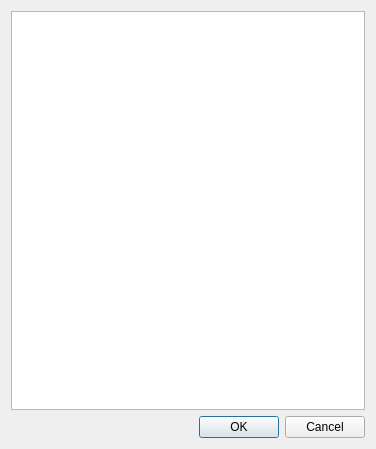
<?xml version="1.0" encoding="UTF-8"?>
<ui version="4.0">
 <class>Dialog</class>
 <widget class="QDialog" name="Dialog">
  <property name="geometry">
   <rect>
    <x>0</x>
    <y>0</y>
    <width>376</width>
    <height>449</height>
   </rect>
  </property>
  <property name="windowTitle">
   <string>Load Settings</string>
  </property>
  <layout class="QVBoxLayout" name="verticalLayout">
   <item>
    <widget class="QTextBrowser" name="textBrowser"/>
   </item>
   <item>
    <widget class="QDialogButtonBox" name="buttonBox">
     <property name="orientation">
      <enum>Qt::Horizontal</enum>
     </property>
     <property name="standardButtons">
      <set>QDialogButtonBox::Cancel|QDialogButtonBox::Ok</set>
     </property>
    </widget>
   </item>
  </layout>
 </widget>
 <resources/>
 <connections>
  <connection>
   <sender>buttonBox</sender>
   <signal>accepted()</signal>
   <receiver>Dialog</receiver>
   <slot>accept()</slot>
   <hints>
    <hint type="sourcelabel">
     <x>248</x>
     <y>254</y>
    </hint>
    <hint type="destinationlabel">
     <x>157</x>
     <y>274</y>
    </hint>
   </hints>
  </connection>
  <connection>
   <sender>buttonBox</sender>
   <signal>rejected()</signal>
   <receiver>Dialog</receiver>
   <slot>reject()</slot>
   <hints>
    <hint type="sourcelabel">
     <x>316</x>
     <y>260</y>
    </hint>
    <hint type="destinationlabel">
     <x>286</x>
     <y>274</y>
    </hint>
   </hints>
  </connection>
 </connections>
</ui>
